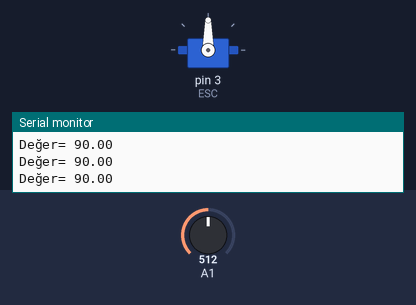
The sketch below on a simulated Arduino Uno, built with avr-gcc and run on an emulated ATmega328P. On the bench: servo, the last lines printed to the serial monitor. The test bench sets the inputs (shaded band); at power-on: A1 = 512.

Above: at 1.2 s.
1.3 s: A1 set to 716
At 2.4 s:
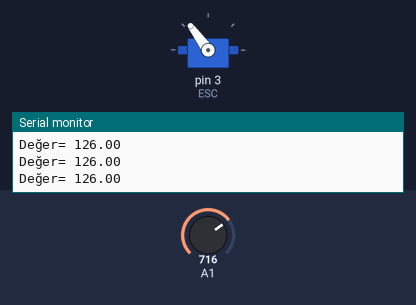
2.8 s: A1 set to 575
At 3.7 s:
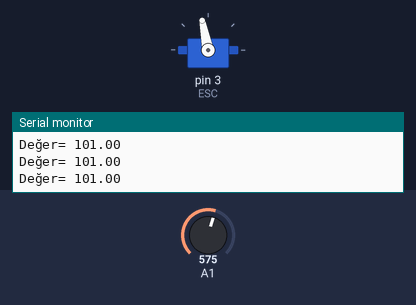
4.3 s: A1 set to 559
At 5.2 s:
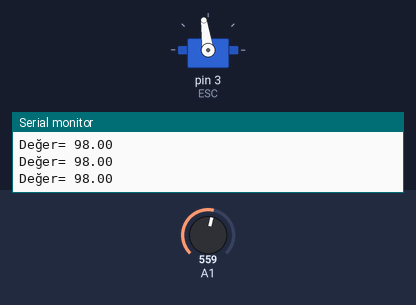
5.8 s: A1 set to 306
At 6.4 s:
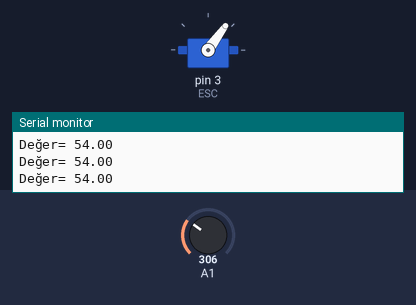
7.4 s: A1 set to 62
At 8.5 s:
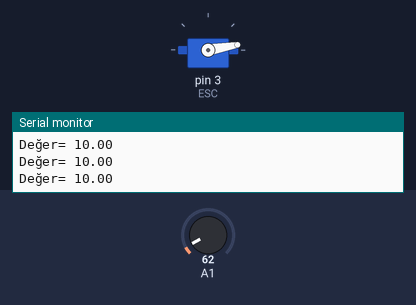
9.0 s: A1 set to 50
At 10.5 s:
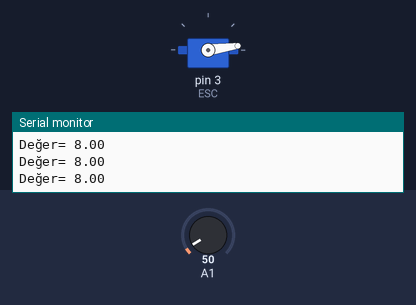
Timing chart, 0 to 11.5 s (numbered marks = the images above; inputs shaded):
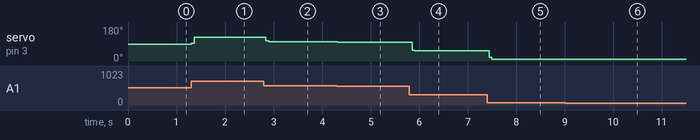

The sketch:

Motorcontroller.ino
```cpp
 #include <Servo.h> //Arduino Servo Library

Servo ESC;  // ESC için bir obje tanımlanıyor.

float value;    // Analog pin A1 den veri okuma için değişken tanımlaması.
void setup()
{
  Serial.begin(9600);
  ESC.attach(3);  // Pin 3 den PWM sinyal çıkışı.
}

void loop() {

   for(int i = 0; i < 50; i++)
     {
      value=value+analogRead(A1); // Potansiyometreden gelen değeri daha kararlı veriye çevirmek için 50 kez toplanıp ortalamasının alınması.
      delay(1);
     }

  value=value/50; // Ortalama değer
  value=map(value, 0, 1023, 0, 180); // Analog girişten okunan değerin ESC nin anlayacağı değerlere çevrilmesi.
  ESC.write(value);                    // Potansiyometreden gelen değere göre ESC / servo konumunu ayarlar.
  Serial.print("Değer= ");
  Serial.println(value);
  }
```

Measured:
- after the input at 1.3 s, servo on pin 3 (ESC): 90° → 126° at once
- after the input at 2.8 s, servo on pin 3 (ESC): 126° → 101° at once
- after the input at 4.3 s, servo on pin 3 (ESC): 101° → 98° at once
- after the input at 5.8 s, servo on pin 3 (ESC): 98° → 54° after 0.05 s
- after the input at 7.4 s, servo on pin 3 (ESC): 54° → 10° at once
- after the input at 9.0 s, servo on pin 3 (ESC): 10° → 8° at once
